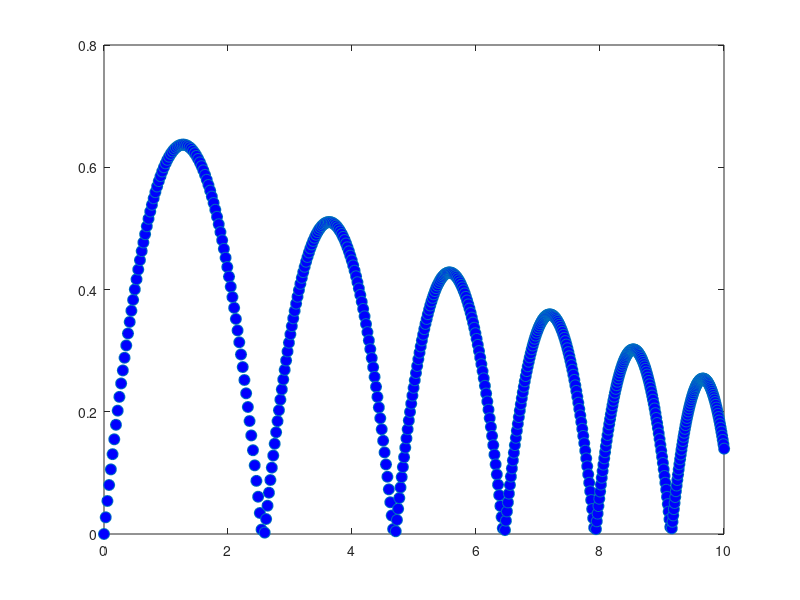

The MATLAB script that drew this image:
clc,clf,clear
g=9.81; theta0=45*pi/180; v0=5;
t(1)=0;x=[0];y=[0];
plot(x,y,'o','MarkerFaceColor','b','MarkerSize',8)
%axis([0 10 0 0.8])
M(1)=getframe;
dt=1/128;
x0 = 0;
y0 = 0;
in = 1;
for j = 2:1000
  t(j)=t(j-1)+dt;
  x= [x,x0 + in*(v0*cos(theta0)*t(j))];
  y= [y,y0 + in*(v0*sin(theta0)*t(j)-0.5*g*t(j)^2)];
  plot(x,y,'o','MarkerFaceColor','b','MarkerSize',8)
  %axis([0 3 -1 0.8])
  if (y(j) <= 0)
     in = in/1.2;
     t(j) = 0; 
     x0 = x(j);
     y0 = y(j);
  end
  axis([0 10 0 0.8])
  M(j)=getframe;
  
end
pause
movie(M,1)
